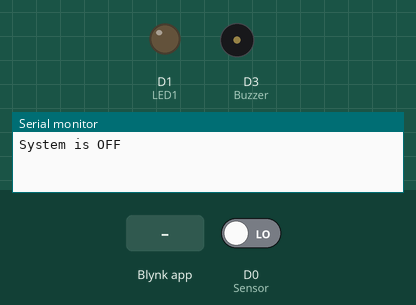
Bench run of a sketch on a simulated ESP8266 (NodeMCU). Parts: output pins drawn as LEDs (lit = HIGH), buzzer (waves = sounding, pin HIGH), the last lines printed to the serial monitor. The inputs (shaded band) are chosen by the test bench; at power-on: D0 (Sensor) LOW. WiFi joins after 1.5 s; servers stay silent unless stated.

Above: at 3.0 s.
3.1 s: Blynk app writes 1 to V0
At 5.0 s:
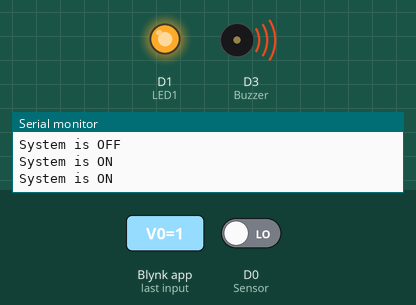
5.3 s: D0 (Sensor) driven HIGH
At 6.5 s:
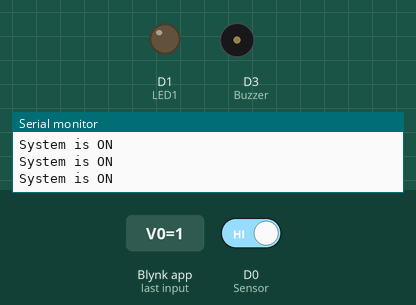
7.3 s: D0 (Sensor) driven LOW
At 9.2 s:
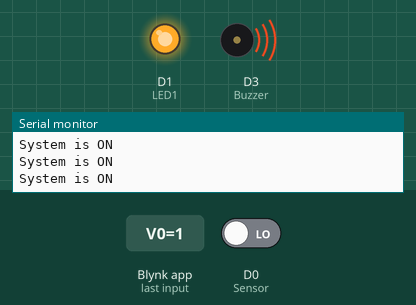
Timing chart, 0 to 10.7 s (numbered marks = the images above; inputs shaded):
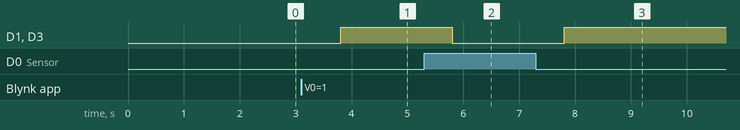

The sketch:

miniproject.ino
```cpp
#define BLYNK_TEMPLATE_ID "TMPLLlDZUwKM"
#define BLYNK_DEVICE_NAME "firealarm"
#define BLYNK_AUTH_TOKEN "hGvK2hSNSxOZ_5jJ6C4c04vgBDnW69P0"
#include <ESP8266WiFi.h>


// Comment this out to disable prints and save space
#define BLYNK_PRINT Serial
#include <ESP8266WiFi.h>
#include <BlynkSimpleEsp8266.h>

char auth[] = BLYNK_AUTH_TOKEN;

// Your WiFi credentials.
// Set password to "" for open networks.
char ssid[] = "realme 6";
char pass[] = "jyotsna4502";
//WidgetLCD lcd(V4);
BlynkTimer timer;
int pinValue = 0;

#define LED1 D1
//#define LED2 D4
#define Buzzer D3
#define Sensor D0


// This function is called every time the Virtual Pin 0 state changes
BLYNK_WRITE(V0) {
  pinValue = param.asInt();
}
BLYNK_CONNECTED() {
  // Request the latest state from the server
  Blynk.syncVirtual(V0);
}

// This function is called every time the device is connected to the Blynk.Cloud

// This function sends Arduino's uptime every second to Virtual Pin 2.
void notifiaction() {
  int sensor = digitalRead(Sensor);
  if (pinValue == 1) {

    Serial.println("System is ON");
    if (sensor == 1) {
      //digitalWrite(LED2, HIGH);
      digitalWrite(LED1, LOW);
      digitalWrite(Buzzer, LOW);
    } else {
      Blynk.logEvent("filealarm","FIRE ALERT!!!");
      //Blynk.email("kud91719@gmail.com", "Subject", "Parigettu");
      //digitalWrite(LED2, LOW);
      digitalWrite(LED1, HIGH);
      digitalWrite(Buzzer, HIGH);

    }
  } else{

    Serial.println("System is OFF");
  }
}

void setup()
{
  // Debug console
  Serial.begin(115200);
  pinMode(LED1, OUTPUT);
  //pinMode(LED2, OUTPUT);
  pinMode(Buzzer, OUTPUT);
  pinMode(Sensor, INPUT);

  Blynk.begin(auth, ssid, pass);
  // You can also specify server:
  //Blynk.begin(auth, ssid, pass, "blynk.cloud", 80);
  //Blynk.begin(auth, ssid, pass, IPAddress(192,168,1,150), 8080);

  // Setup a function to be called every second
  timer.setInterval(1000L, notifiaction);
}

void loop()
{
  Blynk.run();
  timer.run();
  // You can inject your own code or combine it with other sketches.
  // Check other examples on how to communicate with Blynk. Remember
  // to avoid delay() function!
}
```

Measured:
- after the input at 3.1 s, D1 (LED1), D3 (Buzzer): LOW → HIGH after 0.70 s
- after the input at 5.3 s, D1 (LED1), D3 (Buzzer): HIGH → LOW after 0.50 s
- after the input at 7.3 s, D1 (LED1), D3 (Buzzer): LOW → HIGH after 0.50 s
